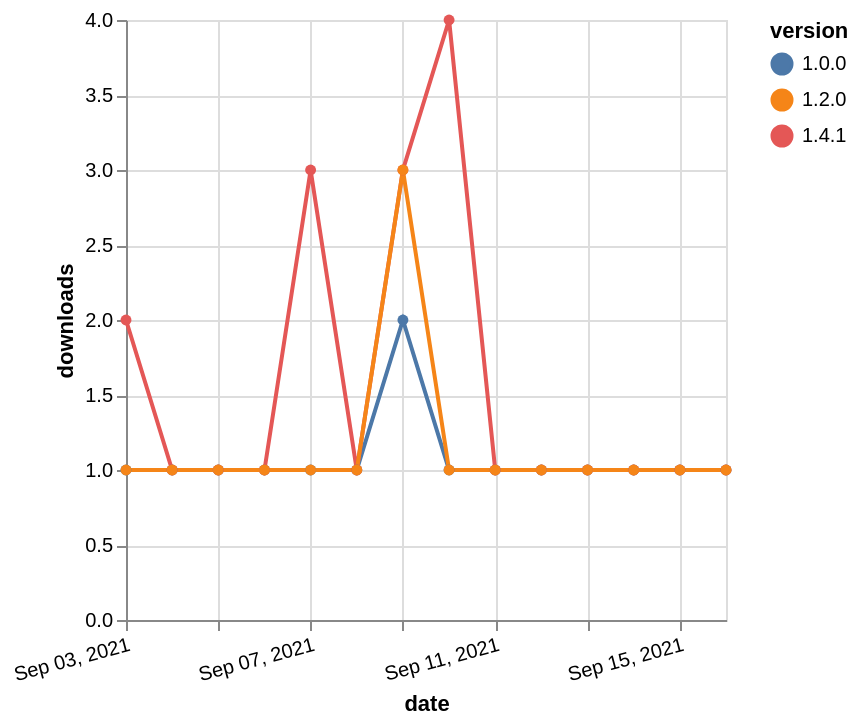

Vega-Lite specification stored for this chart:
### Vega-Lite specification from a JSON file in a GitHub repository (floating-point values rounded to 4 significant figures)
{"$schema": "https://vega.github.io/schema/vega-lite/v5.json", "description": "A simple bar chart with embedded data.", "data": {"values": [{"date": "2021-09-03", "total": 170, "delta": 1, "version": "1.0.0"}, {"date": "2021-09-04", "total": 171, "delta": 1, "version": "1.0.0"}, {"date": "2021-09-05", "total": 172, "delta": 1, "version": "1.0.0"}, {"date": "2021-09-06", "total": 173, "delta": 1, "version": "1.0.0"}, {"date": "2021-09-07", "total": 174, "delta": 1, "version": "1.0.0"}, {"date": "2021-09-08", "total": 175, "delta": 1, "version": "1.0.0"}, {"date": "2021-09-09", "total": 177, "delta": 2, "version": "1.0.0"}, {"date": "2021-09-10", "total": 178, "delta": 1, "version": "1.0.0"}, {"date": "2021-09-11", "total": 179, "delta": 1, "version": "1.0.0"}, {"date": "2021-09-12", "total": 180, "delta": 1, "version": "1.0.0"}, {"date": "2021-09-13", "total": 181, "delta": 1, "version": "1.0.0"}, {"date": "2021-09-14", "total": 182, "delta": 1, "version": "1.0.0"}, {"date": "2021-09-15", "total": 183, "delta": 1, "version": "1.0.0"}, {"date": "2021-09-16", "total": 184, "delta": 1, "version": "1.0.0"}, {"date": "2021-09-03", "total": 142, "delta": 2, "version": "1.4.1"}, {"date": "2021-09-04", "total": 143, "delta": 1, "version": "1.4.1"}, {"date": "2021-09-05", "total": 144, "delta": 1, "version": "1.4.1"}, {"date": "2021-09-06", "total": 145, "delta": 1, "version": "1.4.1"}, {"date": "2021-09-07", "total": 148, "delta": 3, "version": "1.4.1"}, {"date": "2021-09-08", "total": 149, "delta": 1, "version": "1.4.1"}, {"date": "2021-09-09", "total": 152, "delta": 3, "version": "1.4.1"}, {"date": "2021-09-10", "total": 156, "delta": 4, "version": "1.4.1"}, {"date": "2021-09-11", "total": 157, "delta": 1, "version": "1.4.1"}, {"date": "2021-09-12", "total": 158, "delta": 1, "version": "1.4.1"}, {"date": "2021-09-13", "total": 159, "delta": 1, "version": "1.4.1"}, {"date": "2021-09-14", "total": 160, "delta": 1, "version": "1.4.1"}, {"date": "2021-09-15", "total": 161, "delta": 1, "version": "1.4.1"}, {"date": "2021-09-16", "total": 162, "delta": 1, "version": "1.4.1"}, {"date": "2021-09-03", "total": 230, "delta": 1, "version": "1.2.0"}, {"date": "2021-09-04", "total": 231, "delta": 1, "version": "1.2.0"}, {"date": "2021-09-05", "total": 232, "delta": 1, "version": "1.2.0"}, {"date": "2021-09-06", "total": 233, "delta": 1, "version": "1.2.0"}, {"date": "2021-09-07", "total": 234, "delta": 1, "version": "1.2.0"}, {"date": "2021-09-08", "total": 235, "delta": 1, "version": "1.2.0"}, {"date": "2021-09-09", "total": 238, "delta": 3, "version": "1.2.0"}, {"date": "2021-09-10", "total": 239, "delta": 1, "version": "1.2.0"}, {"date": "2021-09-11", "total": 240, "delta": 1, "version": "1.2.0"}, {"date": "2021-09-12", "total": 241, "delta": 1, "version": "1.2.0"}, {"date": "2021-09-13", "total": 242, "delta": 1, "version": "1.2.0"}, {"date": "2021-09-14", "total": 243, "delta": 1, "version": "1.2.0"}, {"date": "2021-09-15", "total": 244, "delta": 1, "version": "1.2.0"}, {"date": "2021-09-16", "total": 245, "delta": 1, "version": "1.2.0"}]}, "width": "container", "mark": {"type": "line", "point": {"filled": true}}, "encoding": {"x": {"field": "date", "type": "temporal", "timeUnit": "yearmonthdate", "title": "date", "axis": {"labelAngle": -15}}, "y": {"field": "delta", "type": "quantitative", "title": "downloads"}, "color": {"field": "version", "type": "nominal"}, "tooltip": {"field": "delta"}}}
